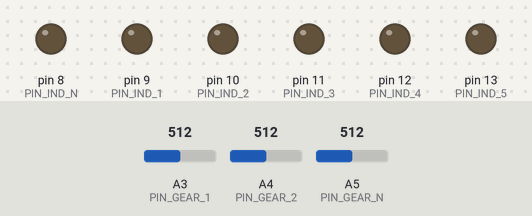
A sketch run on a simulated Arduino Uno, built with avr-gcc and run on an emulated ATmega328P. Shown: output pins drawn as LEDs (lit = HIGH). The inputs (shaded band) are chosen by the test bench; at power-on: A3 (PIN_GEAR_1) = 512, A4 (PIN_GEAR_2) = 512, A5 (PIN_GEAR_N) = 512. What the sketch prints to the serial monitor is not drawn.

Above: at 1.2 s.
1.3 s: A3 (PIN_GEAR_1) set to 482
At 1.7 s:
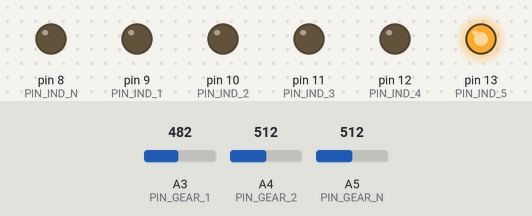
2.8 s: A4 (PIN_GEAR_2) set to 489
At 3.6 s:
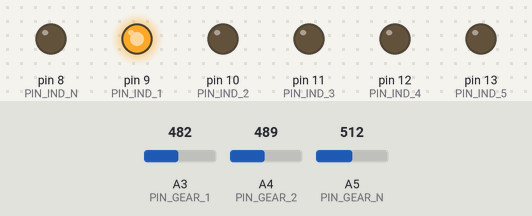
4.3 s: A5 (PIN_GEAR_N) set to 482
At 5.2 s:
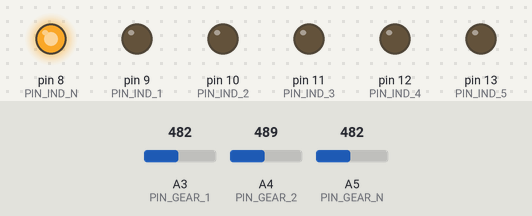
5.8 s: A3 (PIN_GEAR_1) set to 510
At 7.0 s:
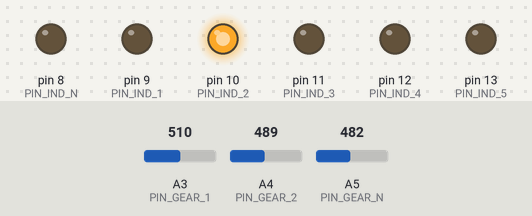
7.3 s: A5 (PIN_GEAR_N) set to 510
At 8.5 s:
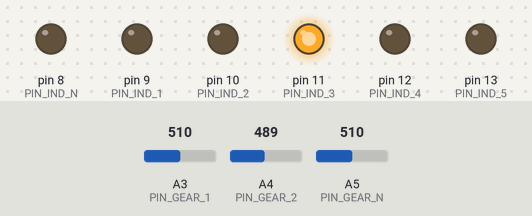
8.8 s: A3 (PIN_GEAR_1) set to 490
At 9.3 s:
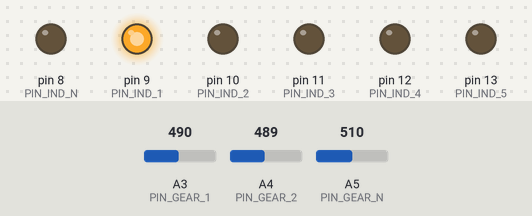
Timing chart, 0 to 11.3 s (numbered marks = the images above; inputs shaded):
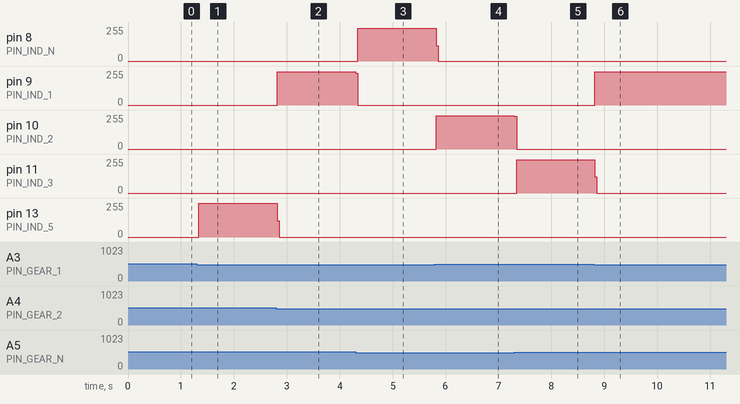

Measured:
- the behaviour switches between 500 and 499 on A3 (PIN_GEAR_1) (found by bisection; images 0 and 1)
- the behaviour switches between 500 and 499 on A4 (PIN_GEAR_2) (found by bisection; images 1 and 2)
- the behaviour switches between 500 and 499 on A5 (PIN_GEAR_N) (found by bisection; images 2 and 3)
- after the input at 1.3 s, pin 13 (PIN_IND_5): 0/255 → 253/255 at once
- after the input at 2.8 s, pin 9 (PIN_IND_1): 0/255 → 249/255 at once; pin 13 (PIN_IND_5): 253/255 → 0/255 at once
- after the input at 4.3 s, pin 8 (PIN_IND_N): 0/255 → 244/255 at once; pin 9 (PIN_IND_1): 249/255 → 0/255 at once
- after the input at 5.8 s, pin 8 (PIN_IND_N): 244/255 → 0/255 at once; pin 10 (PIN_IND_2): 0/255 → 250/255 at once
- after the input at 7.3 s, pin 10 (PIN_IND_2): 250/255 → 0/255 at once; pin 11 (PIN_IND_3): 0/255 → 251/255 at once
- after the input at 8.8 s, pin 9 (PIN_IND_1): 0/255 → 248/255 at once; pin 11 (PIN_IND_3): 251/255 → 0/255 at once

The sketch:

bmw-k100-gear-selector.ino
```cpp
// (licence header left out)
// ── Pin Definitions ───────────────────────────────────────────────────────────
const int PIN_GEAR_1 = 3;   // K100 gear signal wire 1
const int PIN_GEAR_2 = 4;   // K100 gear signal wire 2
const int PIN_GEAR_N = 5;   // K100 neutral signal wire

const int PIN_IND_N  = 8;   // Neutral indicator output
const int PIN_IND_1  = 9;   // 1st gear indicator output
const int PIN_IND_2  = 10;  // 2nd gear indicator output
const int PIN_IND_3  = 11;  // 3rd gear indicator output
const int PIN_IND_4  = 12;  // 4th gear indicator output
const int PIN_IND_5  = 13;  // 5th gear indicator output

const int THRESHOLD  = 500; // ADC threshold -- below = LOW signal

// ── State Variables ───────────────────────────────────────────────────────────
int pin1Val = 0;
int pin2Val = 0;
int pinNVal = 0;

// ── Setup ─────────────────────────────────────────────────────────────────────
void setup() {
  Serial.begin(115200);

  pinMode(PIN_GEAR_1, INPUT);
  pinMode(PIN_GEAR_2, INPUT);
  pinMode(PIN_GEAR_N, INPUT);

  pinMode(PIN_IND_N, OUTPUT);
  pinMode(PIN_IND_1, OUTPUT);
  pinMode(PIN_IND_2, OUTPUT);
  pinMode(PIN_IND_3, OUTPUT);
  pinMode(PIN_IND_4, OUTPUT);
  pinMode(PIN_IND_5, OUTPUT);

  allIndicatorsOff();
}

// ── Main Loop ─────────────────────────────────────────────────────────────────
void loop() {
  pin1Val = analogRead(PIN_GEAR_1);
  pin2Val = analogRead(PIN_GEAR_2);
  pinNVal = analogRead(PIN_GEAR_N);

  allIndicatorsOff();

  if      (pin1Val < THRESHOLD && pin2Val < THRESHOLD && pinNVal < THRESHOLD) { setGear(PIN_IND_N, "Neutral"); }
  else if (pin1Val < THRESHOLD && pin2Val < THRESHOLD && pinNVal >= THRESHOLD) { setGear(PIN_IND_1, "1st Gear"); }
  else if (pin1Val >= THRESHOLD && pin2Val < THRESHOLD && pinNVal < THRESHOLD) { setGear(PIN_IND_2, "2nd Gear"); }
  else if (pin1Val >= THRESHOLD && pin2Val < THRESHOLD && pinNVal >= THRESHOLD) { setGear(PIN_IND_3, "3rd Gear"); }
  else if (pin1Val < THRESHOLD && pin2Val >= THRESHOLD && pinNVal < THRESHOLD) { setGear(PIN_IND_4, "4th Gear"); }
  else if (pin1Val < THRESHOLD && pin2Val >= THRESHOLD && pinNVal >= THRESHOLD) { setGear(PIN_IND_5, "5th Gear"); }
  // all HIGH -- signal not present, all outputs off
}

// ── Set Single Gear Output ────────────────────────────────────────────────────
void setGear(int pin, const char* label) {
  digitalWrite(pin, HIGH);
  Serial.println(label);
}

// ── Turn All Indicators Off ───────────────────────────────────────────────────
void allIndicatorsOff() {
  digitalWrite(PIN_IND_N, LOW);
  digitalWrite(PIN_IND_1, LOW);
  digitalWrite(PIN_IND_2, LOW);
  digitalWrite(PIN_IND_3, LOW);
  digitalWrite(PIN_IND_4, LOW);
  digitalWrite(PIN_IND_5, LOW);
}
```
